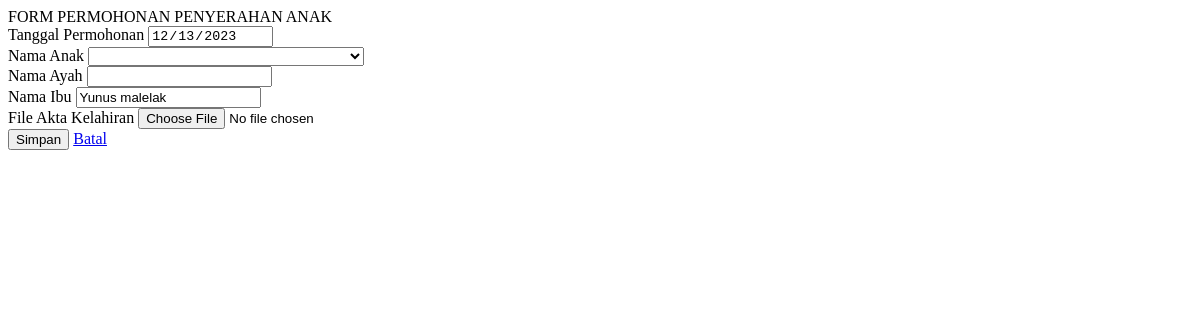
/dashboard/request_penyerahan.php?id_kk=13, run on an earlier commit of the app's database.
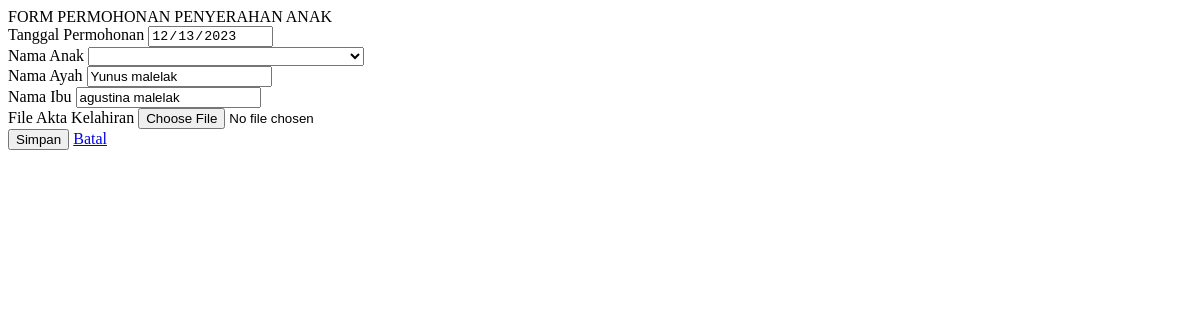
And on a later commit of the database.
### tables this page shows
CREATE TABLE `jemaat` (
  `id_jemaat` int(11) NOT NULL,
  `nik` varchar(16) DEFAULT NULL,
  `nama` varchar(50) NOT NULL,
  `tempat_lahir` varchar(20) NOT NULL,
  `tanggal_lahir` date NOT NULL,
  `no_hp` varchar(12) NOT NULL,
  `jenis_kelamin` enum('Laki-laki','Perempuan') NOT NULL,
  `alamat` text NOT NULL,
  `status_j` int(11) NOT NULL,
  `ket` varchar(10) NOT NULL,
  `username` varchar(20) NOT NULL,
  `password` varchar(20) NOT NULL,
  `baptis` int(11) NOT NULL,
  `penyerahan` int(11) NOT NULL,
  `pernikahan` int(11) NOT NULL
);

CREATE TABLE `anggota_keluarga` (
  `id_ak` int(11) NOT NULL,
  `id_kk` int(11) NOT NULL,
  `id_jemaat` int(11) NOT NULL,
  `status_ak` varchar(20) DEFAULT NULL
);

### dashboard/request_penyerahan.php (the view, shortened to what this page needs)
<?php include '../konek.php';
if ($_GET['id_kk']) {
	$id_kk = $_GET['id_kk'];
}
?>
<link href="css/sweetalert.css" rel="stylesheet" type="text/css">
<div class="page-inner">
	<div class="row">
		<div class="col-md-12">
			<form method="POST" enctype="multipart/form-data">
				<div class="card">
					<div class="card-header">
						<div class="card-title">FORM PERMOHONAN PENYERAHAN ANAK</div>
					</div>
					<div class="card-body">
						<div class="row">
							<div class="col-md-6 col-lg-6">
								<div class="form-group">
									<label>Tanggal Permohonan</label>
									<input type="date" name="tanggal_request" class="form-control" value="<?= date('Y-m-d'); ?>" readonly>
								</div>
								<div class="form-group">
									<label>Nama Anak</label>
                                    <select id="cari_anak" name="nik" class="form-control">
                                        <option value=""></option>
                                        <?php  $tampil = "SELECT * FROM jemaat j join anggota_keluarga a on j.id_jemaat = a.id_jemaat join kepala_keluarga k on a.id_kk= k.id_kk where a.id_kk = $id_kk and a.status_ak = 'Anak' and penyerahan = 0";
                                         $query = mysqli_query($konek, $tampil);
                                         while ($data = mysqli_fetch_array($query, MYSQLI_BOTH)) {
                                             $nik = $data['nik'];
                                             $nama = $data['nama'];
                                         ?>
                                        <option value="<?= $nik?>"><?= $nik.'- '.$nama?></option>
                                        <?php } ?>
                                    </select>
								</div>
								<div class="form-group">
									<label>Nama Ayah</label>
									<?php
                                       $tampil = "SELECT * FROM jemaat j join anggota_keluarga a on j.id_jemaat = a.id_jemaat join kepala_keluarga k on a.id_kk= k.id_kk where a.id_kk = $id_kk and a.status_ak = 'Suami'";
                                         $query = mysqli_query($konek, $tampil);
										 $data = mysqli_fetch_array($query);
										  $nama = $data['nama']; ?>
									<input type="text" name="nama_ayah" class="form-control" value="<?= $nama?>" readonly>
								</div>
                                <div class="form-group">
									<label>Nama Ibu</label>
                                    <?php
                                       $tampil = "SELECT * FROM jemaat j join anggota_keluarga a on j.id_jemaat = a.id_jemaat join kepala_keluarga k on a.id_kk= k.id_kk where a.id_kk = $id_kk and a.status_ak = 'Istri'";
                                         $query = mysqli_query($konek, $tampil);
										 $data = mysqli_fetch_array($query);
										  $nama = $data['nama']; ?>
									<input type="text" name="nama_ibu" class="form-control" value="<?= $nama?>" readonly>
								</div>
                                <div class="form-group">
									<label>File Akta Kelahiran</label>
                                    <input type="file" name="file_akta" class="form-control" >
								</div>
							</div>
						</div>
					</div>
					<div class="card-action">
						<button name="simpan" class="btn btn-success btn-sm">Simpan</button>
						<a href="?halaman=beranda" class="btn btn-default btn-sm">Batal</a>
					</div>
				</div>
		</div>
	</div>
</div>

What changed in the data, as far as the page shows it:
no longer on this page (row unchanged): jemaat: nama_ibu "Yunus malelak"
now on this page (row edited): anggota_keluarga: nama_ayah "Yunus malelak"
now on this page (row unchanged): anggota_keluarga: nama_ibu "agustina malelak"
